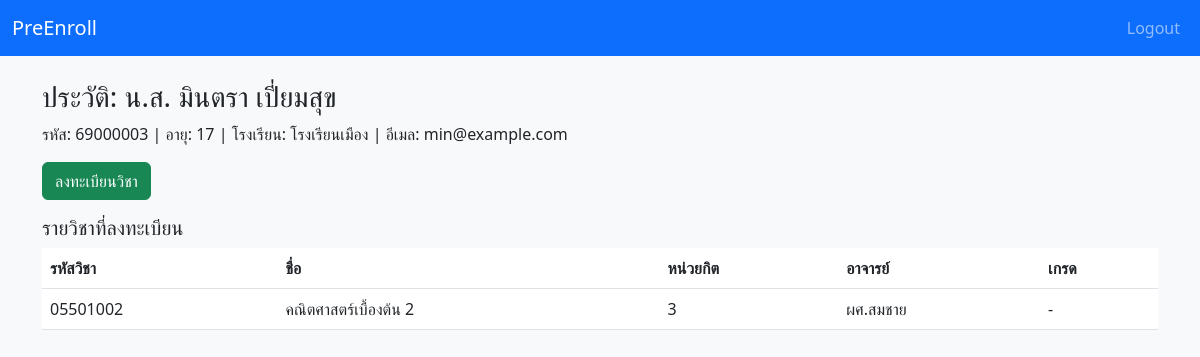
The app's page /student/3 (signed in) with its own data.
### models.py (models this page shows)
class Student(db.Model):
    __tablename__ = "students"
    id = db.Column(db.Integer, primary_key=True)
    student_code = db.Column(db.String(8), unique=True, nullable=False)  # 8 digits starts 69...
    title = db.Column(db.String(20))
    first_name = db.Column(db.String(120), nullable=False)
    last_name = db.Column(db.String(120), nullable=False)
    dob = db.Column(db.Date, nullable=False)
    school = db.Column(db.String(200))
    email = db.Column(db.String(200))
    program_code = db.Column(db.String(8))
    registrations = db.relationship("RegisteredSubject", back_populates="student")
    def age(self):
        today = date.today()
        return today.year - self.dob.year - ((today.month, today.day) < (self.dob.month, self.dob.day))

class RegisteredSubject(db.Model):
    __tablename__ = "registered_subjects"
    id = db.Column(db.Integer, primary_key=True)
    student_id = db.Column(db.Integer, db.ForeignKey("students.id"), nullable=False)
    subject_id = db.Column(db.Integer, db.ForeignKey("subjects.id"), nullable=False)
    grade = db.Column(db.String(3), nullable=True)  # A,B+,B,...
    student = db.relationship("Student", back_populates="registrations")
    subject = db.relationship("Subject", back_populates="registrations")

class Subject(db.Model):
    __tablename__ = "subjects"
    id = db.Column(db.Integer, primary_key=True)
    subject_code = db.Column(db.String(8), unique=True, nullable=False)  # per spec patterns
    name = db.Column(db.String(200), nullable=False)
    credit = db.Column(db.Integer, nullable=False)
    instructor = db.Column(db.String(200))
    prereq_code = db.Column(db.String(8), nullable=True)  # subject_code of prereq
    registrations = db.relationship("RegisteredSubject", back_populates="subject")

### controllers/student.py (the view)
@bp.route('/<int:student_id>')
@login_required
def profile(student_id):
    if session.get('student_id') != student_id and not session.get('is_admin'):
        flash("ไม่สามารถดูข้อมูลนักเรียนคนอื่นได้")
        return redirect(url_for('auth.login'))
    student = Student.query.get_or_404(student_id)
    return render_template('student_profile.html', student=student)

### helpers.py (called while the page is built)
def login_required(func):
    @wraps(func)
    def wrapper(*args, **kwargs):
        if 'user_id' not in session:
            flash("กรุณาเข้าสู่ระบบก่อน")
            return redirect(url_for('auth.login'))
        return func(*args, **kwargs)
    return wrapper

### templates/student_profile.html
{% extends "layout.html" %}
{% block content %}
<h3>ประวัติ: {{ student.title }} {{ student.first_name }} {{ student.last_name }}</h3>
<p>รหัส: {{ student.student_code }} | อายุ: {{ student.age() }} | โรงเรียน: {{ student.school }} | อีเมล: {{ student.email }}</p>
<a class="btn btn-success mb-3" href="{{ url_for('student.register_view', student_id=student.id) }}">ลงทะเบียนวิชา</a>
<h5>รายวิชาที่ลงทะเบียน</h5>
<table class="table">
  <thead><tr><th>รหัสวิชา</th><th>ชื่อ</th><th>หน่วยกิต</th><th>อาจารย์</th><th>เกรด</th></tr></thead>
  <tbody>
    {% for r in student.registrations %}
    <tr><td>{{ r.subject.subject_code }}</td><td>{{ r.subject.name }}</td><td>{{ r.subject.credit }}</td><td>{{ r.subject.instructor }}</td><td>{{ r.grade or '-' }}</td></tr>
    {% endfor %}
  </tbody>
</table>
{% endblock %}

### records on screen
Student: title "น.ส.", first_name "มินตรา", last_name "เปี่ยมสุข", student_code "69000003", age "17", school "โรงเรียนเมือง", email "min@example.com"
RegisteredSubject: subject.subject_code "05501002", subject.name "คณิตศาสตร์เบื้องต้น 2", subject.credit "3", subject.instructor "ผศ.สมชาย", grade "-"
